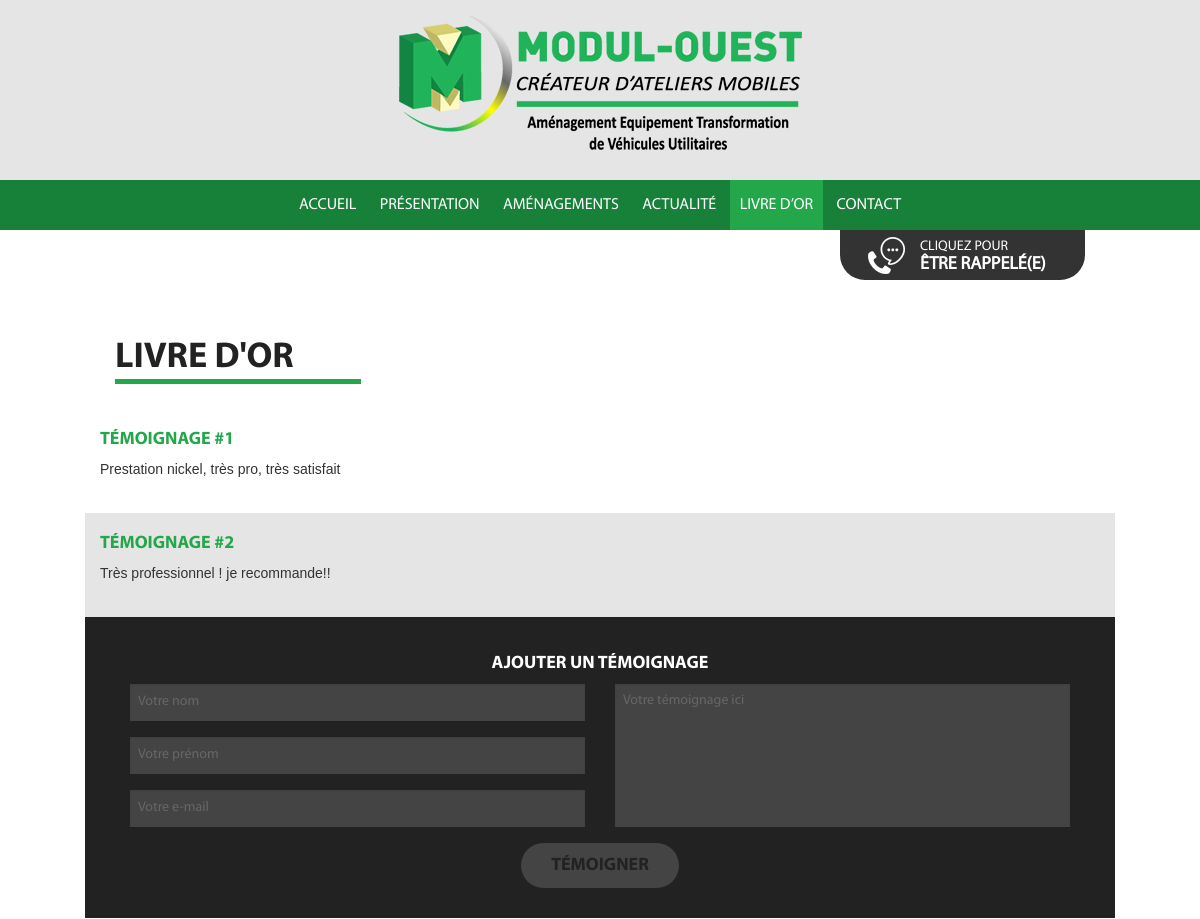
/livre-dor.php (upper part), run on an earlier commit of the app's database.
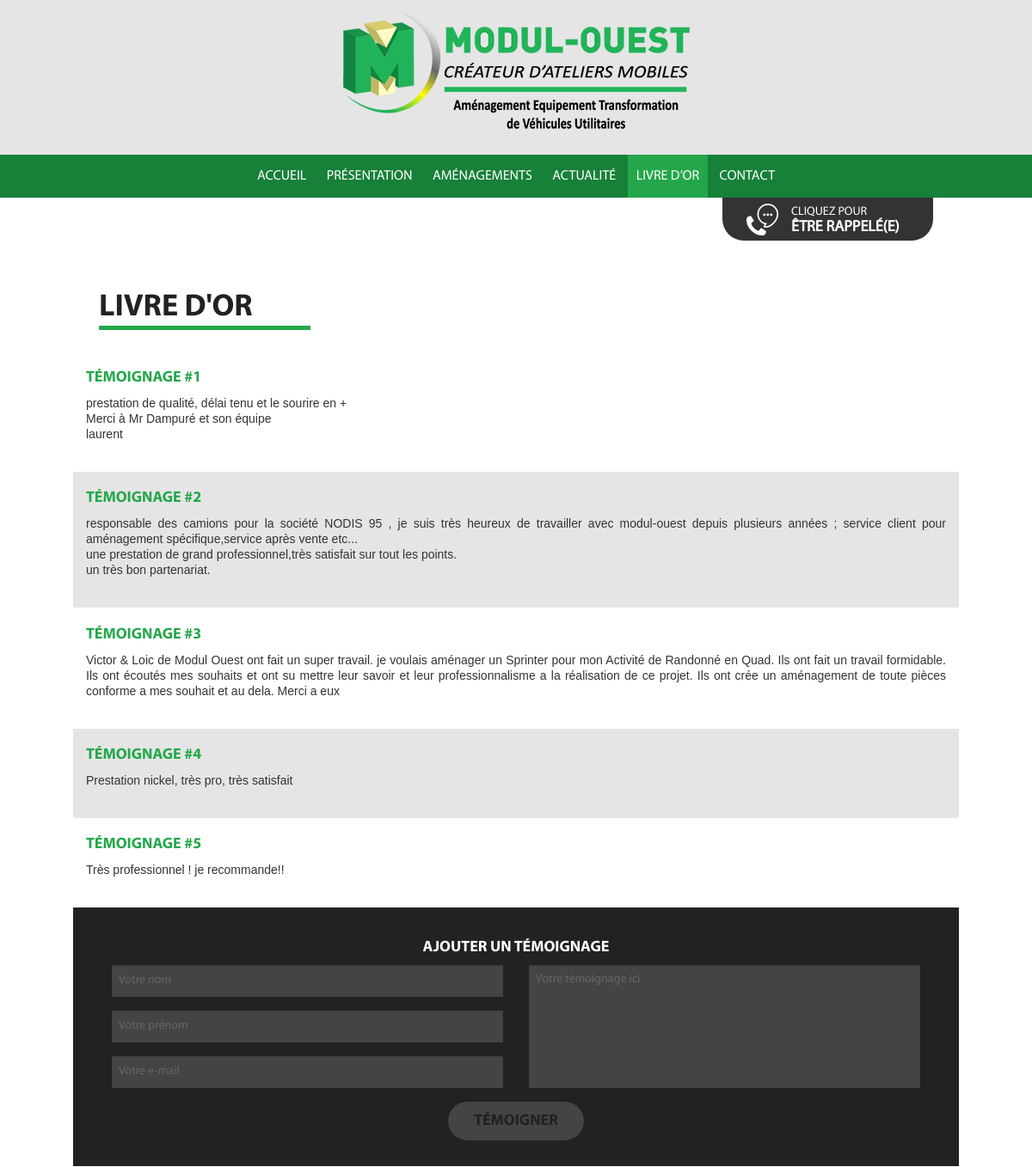
And on a later commit of the database.
### tables this page shows
CREATE TABLE `goldbook` (
  `id` int(11) NOT NULL AUTO_INCREMENT,
  `date` datetime NOT NULL,
  `nom` varchar(250) DEFAULT NULL,
  `email` varchar(100) DEFAULT NULL,
  `message` text,
  `online` tinyint(4) NOT NULL DEFAULT '0',
  PRIMARY KEY (`id`)
);

### admin/classes/StorageManager.php (called while the page is built, shortened)
<?php
class StorageManager{
	protected function dbConnect() {
		try {
			$this->mysqli = new mysqli ( DBHOST, DBUSER, DBPASSWD, DBNAME ) ;
		} catch (Exception $e) {
			throw new Exception("Erreur Connexion DB ". $e->getMessage());
		}
	}
}
?>

### admin/classes/Goldbook.php (called while the page is built, shortened)
<?php
require_once("StorageManager.php");
class Goldbook extends StorageManager {
	public function goldbookValidGet( $debug=false ){
		$requete = "SELECT * FROM `goldbook` WHERE online=1 ORDER BY `date` DESC" ;
		$result = mysqli_query($this->mysqli,$requete);
		$new_array = null;
		while( $row = mysqli_fetch_assoc( $result)){
			$new_array[] = $row;
		}
		return $new_array;
	}
}

### livre-dor.php (the view, shortened to what this page needs)
<?
	require $_SERVER[ "DOCUMENT_ROOT" ] . "/admin/classes/Goldbook.php";
	$debug = false;
	$goldbook = new Goldbook();
	$liste_commentaire = $goldbook->goldbookValidGet( $debug );
?>
<!doctype html>
<html class="no-js" lang="fr">
	<head>
		<? include( $_SERVER[ "DOCUMENT_ROOT" ] . "/inc/header.php" ); ?>
	</head>
<body class="page">
	<? include( $_SERVER[ "DOCUMENT_ROOT" ] . "/inc/top.php" ); ?>
	<div class="row contenu">
		<? include( $_SERVER[ "DOCUMENT_ROOT" ] . "/rappel.php" ); ?>
		<div class="large-12 columns">
			<h1>Livre d'or</h1>
		</div>
		<?
		if ( !empty( $liste_commentaire ) ) {
			$cpt = 1;
			foreach( $liste_commentaire as $_commentaire ) {
				echo "<div class='row temoignage'>\n";
				echo "	<div class='large-12 columns'>\n";
				echo "		<h3>Témoignage #" . $cpt . "</h3>\n";
				echo "		<p>" . nl2br( $_commentaire[ "message" ] ) . "</p>\n";
				echo "	</div>\n";
				echo "</div>\n";
				$cpt++;
			}
		}
		?>
		<div class="row inscription">
			<form id="formulaire" method="post" action="livre-dor.php">
				<h3>Ajouter un témoignage</h3>
				<div class="large-6 medium-6 small-12 columns">
					<input type="text" name="nom" id="nom" placeholder="Votre nom" />
					<input type="text" name="prenom" id="prenom" placeholder="Votre prénom" />
					<input type="email" name="email" id="email" placeholder="Votre e-mail" />
				</div>
				<div class="large-6 medium-6 small-12 columns">
					<textarea name="message" id="message" placeholder="Votre témoignage ici"></textarea>
				</div>
				<div class="large-12 columns">
					<input type="submit" value="Témoigner" />
				</div>
			</form>
		</div>
	</div>
	<? include( $_SERVER[ "DOCUMENT_ROOT" ] . "/scripts.php" ); ?>
</body>
</html>

### inc/header.php (shortened to what this page needs)
<link rel="stylesheet" href="/css/foundation.css" />
<link rel="stylesheet" href="/css/swiper.css">
<link rel="stylesheet" href="/css/style.css" />

### inc/top.php
<div class="row fullwidth center top-of-page">
	<div class="large-12 columns top">
		<img src="img/nvlogo.png" alt="Modul-Ouest" />
	</div>
</div>
<div class="row fullwidth menu">
	<div class="large-12 columns">
		<ul>
			<li><a href="/">Accueil</a></li>
			<li><a href="presentation.php">Présentation</a></li>
			<li><a href="amenagements.php">Aménagements</a></li>
			<li><a href="actualites.php">Actualité</a></li>
			<li><a href="livre-dor.php">Livre d’or</a></li>
			<li><a href="contact.php">Contact</a></li>
		</ul>
	</div>
</div>

### rappel.php
<a href="/demande_rappel.php" class="bt-rappel">
	Cliquez pour<br/>
	être rappelé(e)
</a>

### scripts.php (shortened to what this page needs)
<link rel="stylesheet" type="text/css" href="js/vendor/fancybox/jquery.fancybox.css?v=2.1.5" media="screen" />
<link rel="stylesheet" type="text/css" href="js/vendor/fancybox/helpers/jquery.fancybox-buttons.css?v=1.0.5" />
<link rel="stylesheet" type="text/css" href="js/vendor/fancybox/helpers/jquery.fancybox-thumbs.css?v=1.0.7" />

### css/style.css (style rules this page uses)
body { font-family:'MyriadPro-Regular';color:#333;background:url('/img/background.png') repeat-y top center #e5e5e5; }
h1, h2, h3, h4, h5, h6 { font-family:'MyriadPro-Bold';text-transform:uppercase;font-size:36px; }
h1 { background:url('/img/bg-h1.png') no-repeat left bottom;margin-bottom:40px; }
h3 { font-size:18px;color:#24a74b; }
p { font-family:Arial,Helvetica,sans-serif;font-size:14px;line-height:18px;text-align:justify; }
.fullwidth { max-width:none; }
.center { text-align:center; }
.top { padding:15px 0; }
.top-of-page { background:#e5e5e5; }
.menu { text-align:center;background:#178039;display:block;clear:both; }
.menu ul { margin:0; }
.menu li { list-style-type:none;display:inline-block;font-size:16px;line-height:30px;color:#fff;text-transform:uppercase; }
.menu li a { display:block;padding:10px;color:#fff; }
.menu li a:hover, .menu li.active a { background:#24a74b; }
.page .menu { margin-bottom:100px; }
.contenu { position:relative;margin-bottom:100px; }
.bt-rappel { position:absolute;display:block;background:url('/img/bg-rappel.png') 28px center no-repeat #333;width:245px;height:50px;border-radius: 0px 0px 25px 25px;z-index:99;top:-100px;right:15px;font-size:18px;color:#fff;text-transform:uppercase;font-weight:bold;line-height:18px;padding:8px 0 0 80px; }
.bt-rappel:first-line { font-size:14px;font-weight:normal; }
.actu, .temoignage { padding:15px 0; }
.actu:nth-child(2n+2), .temoignage:nth-child(2n+2) { background:#e5e5e5; }
.inscription { background:#222;padding:30px; }
.inscription h3 { text-align:center;color:#fff; }
.inscription input, .inscription textarea { background:#444;border:none; }
.inscription textarea { height:143px;resize:none; }
.inscription .columns:last-child { text-align:center; }
.inscription input[type="submit"] { font-family:'MyriadPro-Bold';font-size:18px;line-height:25px;padding:10px 30px;border-radius:25px;background:#444;text-transform:uppercase;color:#222; }

What changed in the data, as far as the page shows it:
added goldbook: message "prestation de qualité, délai tenu et le sourire en + Merci à Mr Dampuré et son équipe laurent"
added goldbook: message "responsable des camions pour la société NODIS 95 , je suis très heureux de travailler avec modul-ouest depuis plusieurs années ; service client pour aménagement spécifique,service après vente etc... une prestation de grand professionnel,très satisfait sur tout les points. un très bon partenariat."
now on this page (row edited): goldbook: message "Victor & Loic de Modul Ouest ont fait un super travail. je voulais aménager un Sprinter pour mon Activité de Randonné en Quad. Ils ont fait un travail formidable. Ils ont écoutés mes souhaits et ont su mettre leur savoir et leur professionnalisme a la réalisation de ce projet. Ils ont crée un aménagement de toute pièces conforme a mes souhait et au dela. Merci a eux"
